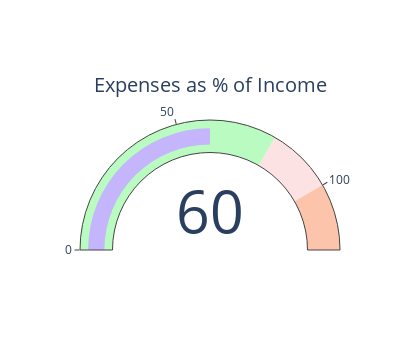

Write notebook code for a chart like this one.
### Code cell
import plotly.graph_objects as go, re

income = next((c for c in df_enh.columns if re.search(r"(^|_)income($|_)", c, re.I)), None)
expense = next((c for c in df_enh.columns if re.search(r"(expense|spent|spend|cost)", c, re.I)), None)
assert income and expense, "Need income & expense numeric columns."

ratio = (df_enh[expense].sum() / max(df_enh[income].sum(), 1e-9)) if df_enh[income].notna().any() else None
fig = go.Figure(go.Indicator(
    mode="gauge+number",
    value=ratio*100 if ratio is not None else 0,
    title={"text": "Expenses as % of Income"},
    gauge={"axis":{"range":[0,120]},
           "bar":{"color":"#C4B5FD"},
           "steps":[{"range":[0,80], "color":"#B9FBC0"},
                    {"range":[80,100],"color":"#FDE2E4"},
                    {"range":[100,120],"color":"#FBC4AB"}]}
))
fig.update_layout(width=420, height=350)
fig.show()

### Figure 1 — Plotly figure (JSON) as saved in the notebook; plotly's stock layout.template omitted (floating-point values rounded to 4 significant figures)
{"data": [{"gauge": {"axis": {"range": [0, 120]}, "bar": {"color": "#C4B5FD"}, "steps": [{"color": "#B9FBC0", "range": [0, 80]}, {"color": "#FDE2E4", "range": [80, 100]}, {"color": "#FBC4AB", "range": [100, 120]}]}, "mode": "gauge+number", "title": {"text": "Expenses as % of Income"}, "type": "indicator", "value": 60.0}], "layout": {"height": 350, "width": 420}}
